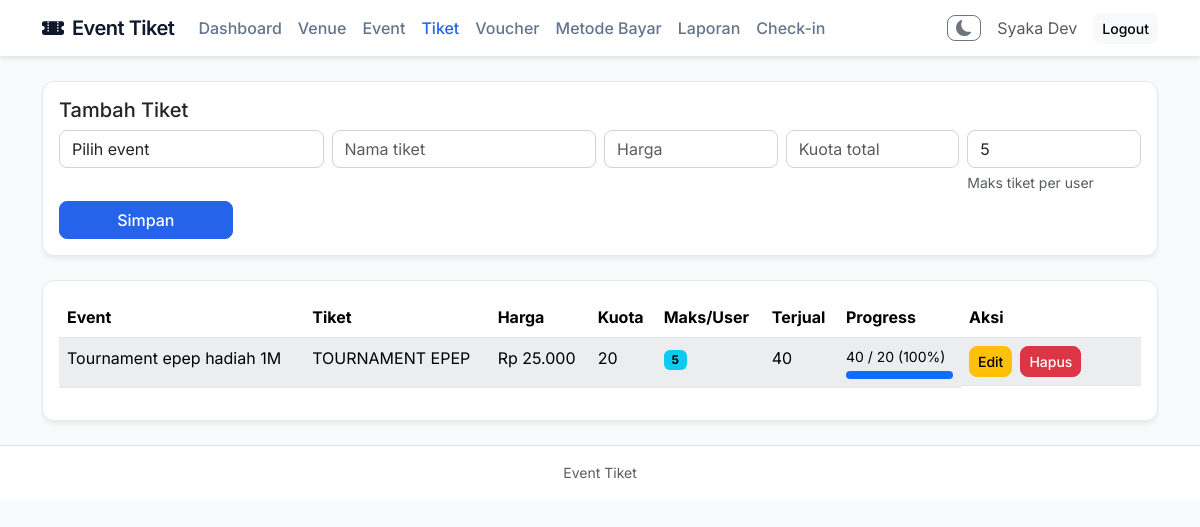
The page /index.php?page=tiket (signed in) on the database as committed earlier.
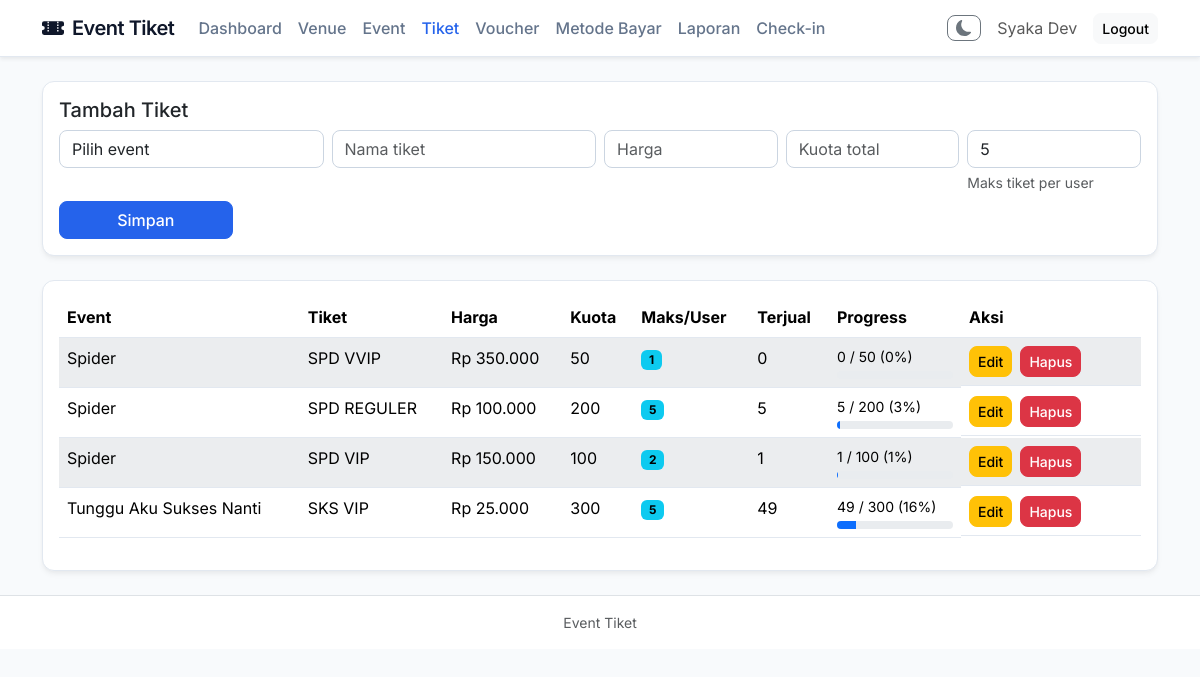
The same page on the database as committed later.
### tables this page shows
CREATE TABLE `tiket` (
  `id_tiket` int NOT NULL,
  `id_event` int DEFAULT NULL,
  `nama_tiket` varchar(50) NOT NULL,
  `harga` int NOT NULL,
  `kuota` int NOT NULL,
  `maks_per_user` int NOT NULL DEFAULT '5' COMMENT 'Batas maksimal pemesanan tiket per user'
);

CREATE TABLE `event` (
  `id_event` int NOT NULL,
  `nama_event` varchar(150) NOT NULL,
  `tanggal` date NOT NULL,
  `id_venue` int DEFAULT NULL,
  `gambar` varchar(255) DEFAULT NULL
);

### proses/bootstrap.php (called while the page is built, shortened)
<?php
function e(string $value): string
{
    return htmlspecialchars($value, ENT_QUOTES, 'UTF-8');
}

### views/admin/tiket.php (the view, shortened to what this page needs)
<?php
$edit = null;
$rows = $pdo->query("SELECT t.*, e.nama_event AS event_title, COALESCE(SUM(od.qty),0) AS sold_qty FROM tiket t JOIN event e ON e.id_event=t.id_event LEFT JOIN order_detail od ON od.id_tiket=t.id_tiket LEFT JOIN orders o ON o.id_order=od.id_order AND o.status IN ('pending', 'paid', 'confirmed') GROUP BY t.id_tiket ORDER BY t.id_tiket DESC")->fetchAll();
?>
<div class="card card-modern mb-4"><div class="card-body">
    <h5><?= $edit ? 'Edit Tiket' : 'Tambah Tiket' ?></h5>
    <form method="post" action="index.php?action=save_tiket&page=tiket" class="row g-2">
        <div class="col-md-3"><select class="form-select" name="id_event" required><option value="">Pilih event</option></select></div>
        <div class="col-md-3"><input class="form-control" name="nama_tiket" placeholder="Nama tiket" required value="<?= e($edit['nama_tiket'] ?? '') ?>"></div>
        <div class="col-md-2"><input class="form-control" type="number" min="0" name="harga" placeholder="Harga" required value="<?= e((string)($edit['harga'] ?? '')) ?>"></div>
        <div class="col-md-2"><input class="form-control" type="number" min="1" name="kuota" placeholder="Kuota total" required value="<?= e((string)($edit['kuota'] ?? '')) ?>"></div>
        <div class="col-md-2">
            <input class="form-control" type="number" min="1" name="maks_per_user" placeholder="Maks/user" required value="<?= e((string)($edit['maks_per_user'] ?? '5')) ?>" title="Batas maksimal tiket yang bisa dipesan per user">
            <div class="form-text small text-muted mt-1">Maks tiket per user</div>
        </div>
        <div class="col-md-2"><button class="btn btn-primary w-100">Simpan</button></div>
    </form>
</div></div>
<div class="card card-modern"><div class="card-body table-responsive">
<table id="table-tiket" class="table table-striped"><thead><tr><th>Event</th><th>Tiket</th><th>Harga</th><th>Kuota</th><th>Maks/User</th><th>Terjual</th><th>Progress</th><th width="180">Aksi</th></tr></thead><tbody>
<?php foreach($rows as $r): ?><tr>
<?php
    $kuota = max(1, (int)$r['kuota']);
    $terjual = (int)$r['sold_qty'];
    $persen = min(100, (int)round(($terjual / $kuota) * 100));
?>
<td><?= e($r['event_title']) ?></td><td><?= e($r['nama_tiket']) ?></td><td>Rp <?= number_format((float)$r['harga'],0,',','.') ?></td><td><?= (int)$r['kuota'] ?></td><td><span class="badge text-bg-info"><?= (int)$r['maks_per_user'] ?></span></td><td><?= (int)$r['sold_qty'] ?></td>
<td>
    <div class="small mb-1"><?= $terjual ?> / <?= (int)$r['kuota'] ?> (<?= $persen ?>%)</div>
    <div class="progress" style="height: 8px;">
        <div class="progress-bar" style="width: <?= $persen ?>%"></div>
    </div>
</td>
<td class="d-flex gap-2">
    <a class="btn btn-sm btn-warning" href="index.php?page=tiket&edit=<?= (int)$r['id_tiket'] ?>">Edit</a>
    <form method="post" action="index.php?action=delete_tiket&page=tiket" data-confirm-title="Hapus Tiket" data-confirm-message="Yakin ingin menghapus tiket ini?" data-confirm-ok-text="Ya, Hapus" data-confirm-ok-class="btn btn-danger"><button class="btn btn-sm btn-danger">Hapus</button></form>
</td>
</tr><?php endforeach; ?></tbody></table>
</div></div>
<link rel="stylesheet" href="https://cdn.datatables.net/2.0.5/css/dataTables.bootstrap5.css">

### views/template/header.php (shortened to what this page needs)
<!doctype html>
<html lang="id">
<head>
    <link href="https://cdn.jsdelivr.net/npm/bootstrap@5.3.3/dist/css/bootstrap.min.css" rel="stylesheet">
</head>
<body>
<?php
$activePage = $_GET['page'] ?? '';
?>
<nav class="navbar navbar-expand-lg navbar-light shadow-sm">
    <div class="container">
        <a class="navbar-brand fw-semibold d-flex align-items-center" href="index.php">
            Event Tiket
        </a>
        <div class="collapse navbar-collapse" id="navMain">
            <ul class="navbar-nav me-auto mb-2 mb-lg-0">
                <?php if (($_SESSION['role'] ?? '') === 'admin'): ?>
                    <li class="nav-item"><a class="nav-link <?= $activePage === 'admin_dashboard' ? 'active' : '' ?>" href="index.php?page=admin_dashboard">Dashboard</a></li>
                    <li class="nav-item"><a class="nav-link <?= $activePage === 'venue' ? 'active' : '' ?>" href="index.php?page=venue">Venue</a></li>
                    <li class="nav-item"><a class="nav-link <?= $activePage === 'event' ? 'active' : '' ?>" href="index.php?page=event">Event</a></li>
                    <li class="nav-item"><a class="nav-link <?= $activePage === 'tiket' ? 'active' : '' ?>" href="index.php?page=tiket">Tiket</a></li>
                    <li class="nav-item"><a class="nav-link <?= $activePage === 'voucher' ? 'active' : '' ?>" href="index.php?page=voucher">Voucher</a></li>
                    <li class="nav-item"><a class="nav-link <?= $activePage === 'metode_pembayaran' ? 'active' : '' ?>" href="index.php?page=metode_pembayaran">Metode Bayar</a></li>
                    <li class="nav-item"><a class="nav-link <?= $activePage === 'report_transaksi' ? 'active' : '' ?>" href="index.php?page=report_transaksi">Laporan</a></li>
                    <li class="nav-item"><a class="nav-link <?= $activePage === 'checkin' ? 'active' : '' ?>" href="index.php?page=checkin">Check-in</a></li>
                <?php elseif (($_SESSION['role'] ?? '') === 'petugas'): ?>
                    <li class="nav-item"><a class="nav-link <?= $activePage === 'report_transaksi' ? 'active' : '' ?>" href="index.php?page=report_transaksi">Laporan</a></li>
                    <li class="nav-item"><a class="nav-link <?= $activePage === 'checkin' ? 'active' : '' ?>" href="index.php?page=checkin">Check-in</a></li>
                <?php endif; ?>
            </ul>
            <button class="btn btn-sm btn-outline-secondary me-3 d-flex align-items-center" id="darkModeToggle" title="Toggle Dark/Light Mode">
            </button>
            <span class="navbar-text me-3"><?= e($_SESSION['name'] ?? '') ?></span>
            <a class="btn btn-light btn-sm" href="auth/logout.php">Logout</a>
        </div>
    </div>
</nav>
<main class="container py-4">

### index.php (shortened to what this page needs)
<?php
require_once __DIR__ . '/proses/bootstrap.php';
$halaman = $_GET['page'] ?? (current_role() === 'admin' ? 'admin_dashboard' : 'user_dashboard');
require_once __DIR__ . '/views/template/header.php';
switch ($halaman) {
    case 'tiket':
        require __DIR__ . '/views/admin/tiket.php';
        break;
}
require_once __DIR__ . '/views/template/footer.php';

### views/template/footer.php (shortened to what this page needs)
    </main>
    <footer class="mt-auto py-3 bg-white border-top">
        <div class="container text-center small text-muted">
            Event Tiket
        </div>
    </footer>
    <div class="position-fixed top-0 end-0 p-3" style="z-index: 1090">
    </div>
</body>
</html>

### views/template/header.php (style rules this page uses)
body { background: #f8fafc; color: #334155; font-family: 'Inter', sans-serif; }
.navbar { background: #ffffff !important; border-bottom: 1px solid #e2e8f0; box-shadow: 0 1px 2px 0 rgba(0, 0, 0, 0.05); }
.navbar-brand { color: #0f172a !important; font-weight: 700; letter-spacing: -0.5px; }
.nav-link { color: #64748b !important; font-weight: 500; transition: 0.2s ease; }
.nav-link.active, .nav-link:hover { color: #2563eb !important; }
.card-modern { background: #ffffff; border: 1px solid #e2e8f0; border-radius: 12px; box-shadow: 0 4px 6px -1px rgba(0, 0, 0, 0.05), 0 2px 4px -1px rgba(0, 0, 0, 0.03); }
.btn { border-radius: 8px; font-weight: 500; }
.btn-primary { background: #2563eb; border-color: #2563eb; }
.table { color: #334155; }
.table td, .table th { border-bottom: 1px solid #e2e8f0; background: #ffffff !important; }
.table-striped>tbody>tr:nth-of-type(odd)>* { background-color: #f8fafc !important; }
input.form-control, select.form-select, textarea.form-control { border: 1px solid #cbd5e1; border-radius: 8px; background: #ffffff; }

Rows that differ between the two databases and show on the page:
added tiket: id_event.nama_event "Spider", nama_tiket "SPD VVIP", harga "350.000", kuota "50", maks_per_user "1", sold_qty "0", terjual "0", persen "0"
added tiket: id_event.nama_event "Spider", nama_tiket "SPD REGULER", harga "100.000", kuota "200", maks_per_user "5", sold_qty "5", terjual "5", persen "3"
added tiket: id_event.nama_event "Spider", nama_tiket "SPD VIP", harga "150.000", kuota "100", maks_per_user "2", sold_qty "1", terjual "1", persen "1"
changed tiket: id_event.nama_event "Tournament epep hadiah 1M" → "Tunggu Aku Sukses Nanti"; nama_tiket "TOURNAMENT EPEP" → "SKS VIP"; kuota "20" → "300"; sold_qty "40" → "49"; terjual "40" → "49"; persen "100" → "16"; $persen 100 → 16 (drawn)
